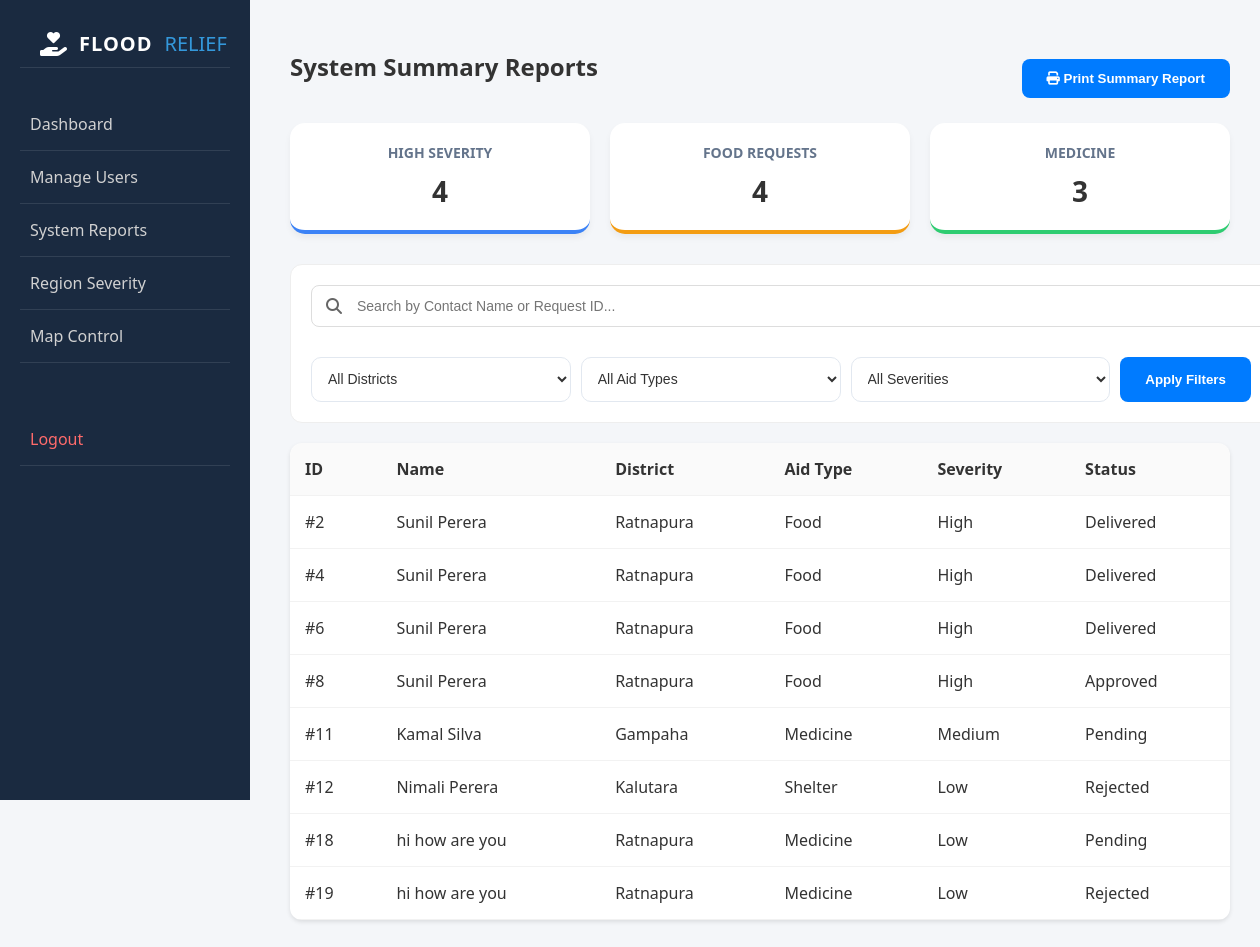
The page /admin_reports.php on the database as committed earlier.
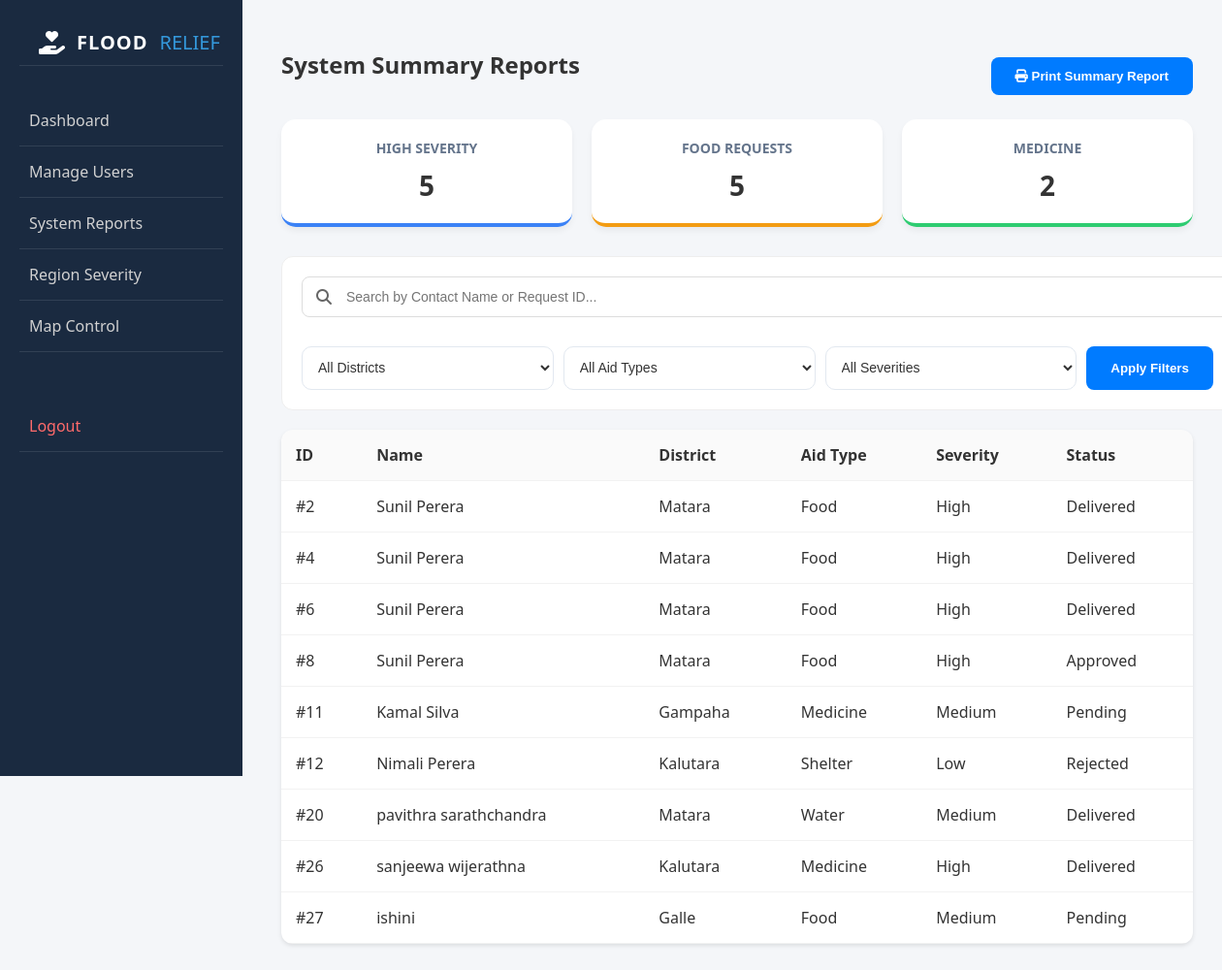
The same page on the database as committed later.
### tables this page shows
CREATE TABLE `requests` (
  `id` int(11) NOT NULL,
  `user_id` int(11) DEFAULT NULL,
  `region_id` int(11) NOT NULL,
  `divisional_secretariat` varchar(100) NOT NULL,
  `gn_division` varchar(100) NOT NULL,
  `relief_type` enum('Food','Water','Medicine','Shelter') NOT NULL,
  `contact_person` varchar(100) NOT NULL,
  `contact_number` varchar(15) NOT NULL,
  `address` text NOT NULL,
  `family_members` int(11) NOT NULL,
  `severity` enum('Low','Medium','High') NOT NULL,
  `description` text DEFAULT NULL,
  `status` enum('Pending','Delivered','Approved','Rejected') DEFAULT 'Pending',
  `created_at` timestamp NOT NULL DEFAULT current_timestamp()
);

CREATE TABLE `regions` (
  `id` int(11) NOT NULL,
  `district_name` varchar(100) NOT NULL,
  `severity_level` enum('Low','Medium','High') NOT NULL
);

### admin_reports.php (the view, shortened to what this page needs)
<?php
require_once 'db_config.php';
$search_name = $_GET['search'] ?? '';
$where_clauses = ["1=1"];
$where_sql = implode(" AND ", $where_clauses);
$sql = "SELECT r.*, reg.district_name
        FROM requests r
        JOIN regions reg ON r.region_id = reg.id
        WHERE $where_sql";
$report_data = $conn->query($sql);
$rows = [];
$high_sev = 0; $food_req = 0; $med_req = 0;
while($row = $report_data->fetch_assoc()){
    if($row['severity'] == 'High') $high_sev++;
    if($row['relief_type'] == 'Food') $food_req++;
    if($row['relief_type'] == 'Medicine') $med_req++;
    $rows[] = $row;
}
?>
<!DOCTYPE html>
<html lang="en">
<head>
    <link rel="stylesheet" href="https://cdnjs.cloudflare.com/ajax/libs/font-awesome/6.4.0/css/all.min.css">
    <link rel="stylesheet" href="stylesAdmin.css">
</head>
<body class="lightMode">
    <div class="sidebar no-print">
        <div class="logo-box">
            <i class="fa-solid fa-hand-holding-heart protection-icon"></i>
            <span class="brand-flood">FLOOD </span><span class="brand-relief">RELIEF</span>
        </div>
        <ul>
            <li><a href="admin_page.html">Dashboard</a></li>
            <li><a href="admin_users.php">Manage Users</a></li>
            <li><a href="admin_reports.php">System Reports</a></li>
            <li><a href="manage_reigon.php">Region Severity</a></li>
            <li><a href="map.html">Map Control</a></li>
            <li style="margin-top: 50px;"><a href="login.html" style="color: #ff6b6b;">Logout</a></li>
        </ul>
    </div>
    <div class="main-content">
        <div style="display: flex; justify-content: space-between; align-items: center; margin-bottom: 20px;">
            <h2>System Summary Reports</h2>
            <button class="summary-btn no-print" onclick="window.print()">
                <i class="fa-solid fa-print"></i> Print Summary Report
            </button>
        </div>
        <div class="stats-container">
            <div class="stat-card total"><h3>High Severity</h3><p><?php echo $high_sev; ?></p></div>
            <div class="stat-card pending"><h3>Food Requests</h3><p><?php echo $food_req; ?></p></div>
            <div class="stat-card approved"><h3>Medicine</h3><p><?php echo $med_req; ?></p></div>
        </div>
        <form method="GET" class="full-width-controls no-print" style="background: white; padding: 20px; border-radius: 12px; margin-bottom: 20px; border: 1px solid #eee;">
    <div style="position: relative; margin-bottom: 15px;">
        <i class="fa-solid fa-magnifying-glass" style="position: absolute; left: 15px; top: 50%; transform: translateY(-50%); color: #666;"></i>
        <input type="text" name="search" placeholder="Search by Contact Name or Request ID..."
               value="<?php echo htmlspecialchars($search_name); ?>"
               style="width: 100%; padding: 12px 12px 12px 45px; border-radius: 8px; border: 1px solid #ddd; font-size: 14px;">
    </div>
    <div class="filter-row" style="display: flex; gap: 10px; flex-wrap: wrap;">
        <select name="district" class="admin-dropdown" style="flex: 1; min-width: 150px;">
            <option value="">All Districts</option>
        </select>
        <select name="type" class="admin-dropdown" style="flex: 1; min-width: 150px;">
            <option value="">All Aid Types</option>
        </select>
        <select name="severity" class="admin-dropdown" style="flex: 1; min-width: 150px;">
            <option value="">All Severities</option>
        </select>
        <button type="submit" class="summary-btn" style="margin: 0; padding: 0 25px; height: 45px;">
            Apply Filters
        </button>
    </div>
</form>
        <div class="table-section">
            <table>
                <thead>
                    <tr>
                        <th>ID</th>
                        <th>Name</th>
                        <th>District</th>
                        <th>Aid Type</th>
                        <th>Severity</th>
                        <th>Status</th>
                    </tr>
                </thead>
                <tbody>
                    <?php if(count($rows) > 0): foreach($rows as $r): ?>
                    <tr>
                        <td>#<?php echo $r['id']; ?></td>
                        <td><?php echo $r['contact_person']; ?></td>
                        <td><?php echo $r['district_name']; ?></td>
                        <td><?php echo $r['relief_type']; ?></td>
                        <td>
                            <span class="severity-text-<?php echo $r['severity']; ?>">
                                <?php echo $r['severity']; ?>
                            </span>
                        </td>
                        <td><?php echo $r['status']; ?></td>
                    </tr>
                    <?php endforeach; else: ?>
                    <tr><td colspan="6" style="text-align:center;">No records found.</td></tr>
                    <?php endif; ?>
                </tbody>
            </table>
        </div>
    </div>
</body>
</html>

### stylesAdmin.css (style rules this page uses)
:root { --sidebar-bg: #1a2a40; --main-bg: #f4f6f9; --text-color: #333; --card-bg: white; --primary-blue: #007bff; }
body { font-family: 'Segoe UI', Tahoma, Geneva, Verdana, sans-serif; margin: 0; display: flex; background: var(--main-bg); color: var(--text-color); transition: all 0.3s ease; }
.logo-box { padding: 10px 20px; display: flex; align-items: center; gap: 12px; border-bottom: 1px solid rgba(255, 255, 255, 0.1); margin-bottom: 20px; }
.protection-icon { font-size: 24px; color: #fff; }
.brand-flood { font-size: 20px; font-weight: 800; color: #fff; letter-spacing: 1px; }
.brand-relief { font-size: 20px; font-weight: 400; color: #3498db; }
.sidebar { width: 250px; background: var(--sidebar-bg); color: white; height: 100vh; padding: 20px; box-sizing: border-box; position: fixed; }
.sidebar ul { list-style: none; padding: 0; margin-top: 30px; }
.sidebar ul li { border-bottom: 1px solid rgba(255,255,255,0.1); }
.sidebar ul li a { display: block; padding: 15px 10px; color: #d1d1d1; text-decoration: none; transition: 0.3s; cursor: pointer; }
.main-content { flex: 1; padding: 30px; margin-left: 250px; }
.full-width-controls { width: 100%; display: flex; flex-direction: column; gap: 15px; }
.filter-row { display: flex; gap: 15px; }
.admin-dropdown { flex: 1; padding: 12px; border-radius: 10px; border: 1px solid #e2e8f0; background: var(--card-bg); color: var(--text-color); font-size: 14px; cursor: pointer; }
.stats-container { display: flex; gap: 20px; margin-bottom: 30px; }
.stat-card { background: var(--card-bg); padding: 20px; flex: 1; border-radius: 15px; box-shadow: 0 4px 6px rgba(0,0,0,0.05); text-align: center; border-bottom: 4px solid #cbd5e1; }
.stat-card h3 { margin: 0; font-size: 14px; color: #64748b; text-transform: uppercase; }
.stat-card p { margin: 10px 0 0; font-size: 28px; font-weight: 800; }
.stat-card.total { border-bottom-color: #3b82f6; }
.stat-card.pending { border-bottom-color: #f39c12; }
.stat-card.approved { border-bottom-color: #2ecc71; }
.table-section { background: var(--card-bg); border-radius: 12px; overflow: hidden; box-shadow: 0 2px 4px rgba(0,0,0,0.1); }
table { width: 100%; border-collapse: collapse; }
th, td { padding: 15px; text-align: left; border-bottom: 1px solid rgba(0,0,0,0.05); }
th { background: rgba(0,0,0,0.02); color: var(--text-color); font-weight: 600; }
.summary-btn { margin-top: 25px; padding: 12px 25px; background: var(--primary-blue); color: white; border: none; border-radius: 8px; font-weight: 600; cursor: pointer; transition: 0.3s; }
.admin-dropdown, input[name="search"] { color: #333 !important; background-color: #fff !important; }
.main-content { margin-left: 260px; padding: 30px; }

Rows that differ between the two databases and show on the page:
removed requests: id "18", contact_person "hi how are you", region.district_name "Ratnapura", relief_type "Medicine", severity "Low", status "Pending"
removed requests: id "19", contact_person "hi how are you", region.district_name "Ratnapura", relief_type "Medicine", severity "Low", status "Rejected"
changed through a linked row, requests id 2: region.district_name "Ratnapura" → "Matara"
changed through a linked row, requests id 4: region.district_name "Ratnapura" → "Matara"
changed through a linked row, requests id 6: region.district_name "Ratnapura" → "Matara"
changed through a linked row, requests "Approved": region.district_name "Ratnapura" → "Matara"
added requests: id "20", contact_person "pavithra sarathchandra", region.district_name "Matara", relief_type "Water", severity "Medium", status "Delivered"
added requests: id "26", contact_person "sanjeewa wijerathna", region.district_name "Kalutara", relief_type "Medicine", severity "High", status "Delivered"
added requests: id "27", contact_person "ishini", region.district_name "Galle", relief_type "Food", severity "Medium", status "Pending"
Other text that changed with them:
$high_sev: "4" → "5"
$food_req: "4" → "5"
$med_req: "3" → "2"
